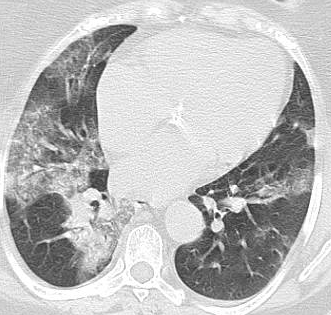
#> input picture images/Covid (1000).png, 331 x 315 px; its folder holds only this picture in this run
$ python 'CLAHE VS HISTOGRAM.py'
#> lines starting #> are read from the running program, lines starting #| are printed output that depends on the picture
import numpy as np
import matplotlib.pyplot as plt
import os
import imageio.v2 as imageio
from skimage.measure import shannon_entropy
from skimage.metrics import structural_similarity as ssim
from math import log10

# --- KERNEL MATRICES (Defined once globally) ---
gaussian_kernel = (1/16) * np.array([
    [1, 2, 1],
    [2, 4, 2],
    [1, 2, 1]
])

sharpen_kernel = np.array([
    [0, -1, 0],
    [-1, 5, -1],
    [0, -1, 0]
])

# --- IMAGE PROCESSING FUNCTIONS ---

def convolve2d(image, kernel):
    """Applies a 2D convolution to an image using a given kernel."""
    ih, iw = image.shape
    kh, kw = kernel.shape
    pad_h = kh // 2
    pad_w = kw // 2

    padded = np.pad(image, ((pad_h, pad_h), (pad_w, pad_w)), mode='constant', constant_values=0)
    output = np.zeros_like(image, dtype=np.float32)

    kernel_flipped = np.flipud(np.fliplr(kernel))

    for y in range(ih):
        for x in range(iw):
            roi = padded[y:y+kh, x:x+kw]
            output[y, x] = np.sum(roi * kernel_flipped)

    output = np.clip(output, 0, 255).astype(np.uint8)
    return output

def histogram_equalization(img):
    """Performs global histogram equalization on a grayscale image."""
    height, width = img.shape
    hist = [0]*256
    for y in range(height):
        for x in range(width):
            hist[img[y,x]] += 1

    cdf_arr = [0]*256
    cdf_arr[0] = hist[0]
    for i in range(1, 256):
        cdf_arr[i] = cdf_arr[i-1] + hist[i]

    # Find the first non-zero CDF value
    cdf_min = next((x for x in cdf_arr if x != 0), 0)
    total_pixels = height * width
    if total_pixels - cdf_min == 0: # Avoid division by zero
        return img.copy()

    output = np.zeros_like(img, dtype=np.uint8)
    for y in range(height):
        for x in range(width):
            pixel_val = img[y,x]
            cdf_val = cdf_arr[pixel_val]
            eq_val = round(((cdf_val - cdf_min) / (total_pixels - cdf_min)) * 255)
            output[y,x] = eq_val
    return output

def clip_histogram(hist, clip_limit_count):
    """Clips the histogram at a specific limit and redistributes the excess."""
    excess = 0
    for i in range(256):
        if hist[i] > clip_limit_count:
            excess += hist[i] - clip_limit_count
            hist[i] = int(clip_limit_count)

    # Redistribute the excess evenly
    excess = int(excess)
    redistribute = excess // 256
    remainder = excess % 256

    for i in range(256):
        hist[i] += redistribute
    for i in range(remainder):
        hist[i] += 1
    return hist

def cdf(hist):
    """Calculates the cumulative distribution function from a histogram."""
    cdf_arr = [0]*256
    cdf_arr[0] = hist[0]
    for i in range(1, 256):
        cdf_arr[i] = cdf_arr[i-1] + hist[i]
    return cdf_arr

def cdf_lookup(cdf_tile, pixel_val):
    """Maps a pixel value using a given CDF lookup table."""
    cdf_min = next((x for x in cdf_tile if x != 0), 0)
    total = cdf_tile[-1]

    if total - cdf_min == 0: # Avoid division by zero
        return pixel_val

    val = round(((cdf_tile[pixel_val] - cdf_min) / (total - cdf_min)) * 255)
    return max(0, min(255, val))

def bilinear_interpolation(v00, v01, v10, v11, dx, dy):
    """Performs bilinear interpolation."""
    top = v00 * (1 - dx) + v01 * dx
    bottom = v10 * (1 - dx) + v11 * dx
    return round(top * (1 - dy) + bottom * dy)

def clahe(img, clip_limit=0.01, tile_grid_size=(8, 8)):
    """Applies Contrast Limited Adaptive Histogram Equalization (CLAHE)."""
    h, w = img.shape
    n_tiles_y, n_tiles_x = tile_grid_size
    tile_h = h // n_tiles_y
    tile_w = w // n_tiles_x

    # Calculate CDF for each tile
    cdfs = []
    for i in range(n_tiles_y):
        row_cdfs = []
        y0 = i * tile_h
        y1 = h if i == n_tiles_y - 1 else (i + 1) * tile_h
        for j in range(n_tiles_x):
            x0 = j * tile_w
            x1 = w if j == n_tiles_x - 1 else (j + 1) * tile_w
            tile = img[y0:y1, x0:x1]

            if tile.size == 0: continue

            hist = [0]*256
            for y_tile in range(tile.shape[0]):
                for x_tile in range(tile.shape[1]):
                    hist[tile[y_tile, x_tile]] += 1

            # FIX: Cast clip_limit_count to an integer to prevent float errors.
            # This is the line that solves the 'float object cannot be interpreted as an integer' error.
            clip_limit_count = int(clip_limit * tile.size)

            hist = clip_histogram(hist, clip_limit_count)
            cdf_tile = cdf(hist)
            row_cdfs.append(cdf_tile)
        cdfs.append(row_cdfs)

    # Perform interpolation
    output = np.zeros_like(img, dtype=np.uint8)
    for y in range(h):
        ty = (y + 0.5) / tile_h - 0.5
        i = int(np.floor(ty))
        dy = ty - i
        i0 = max(0, min(i, n_tiles_y - 1))
        i1 = max(0, min(i + 1, n_tiles_y - 1))

        for x in range(w):
            tx = (x + 0.5) / tile_w - 0.5
            j = int(np.floor(tx))
            dx = tx - j
            j0 = max(0, min(j, n_tiles_x - 1))
            j1 = max(0, min(j + 1, n_tiles_x - 1))

            pixel_val = img[y, x]

            v00 = cdf_lookup(cdfs[i0][j0], pixel_val)
            v01 = cdf_lookup(cdfs[i0][j1], pixel_val)
            v10 = cdf_lookup(cdfs[i1][j0], pixel_val)
            v11 = cdf_lookup(cdfs[i1][j1], pixel_val)

            val = bilinear_interpolation(v00, v01, v10, v11, dx, dy)
            output[y, x] = val

    return output

# --- EVALUATION AND UTILITY FUNCTIONS ---

def psnr(img1, img2):
    """Calculates the Peak Signal-to-Noise Ratio between two images."""
    mse = np.mean((img1.astype(np.float32) - img2.astype(np.float32))**2)
    if mse == 0:
        return float('inf')
    PIXEL_MAX = 255.0
    return 10 * log10((PIXEL_MAX**2) / mse)

def evaluate_image(image, reference=None):
    """Calculates and returns a dictionary of image quality metrics."""
    metrics = {
        'Entropy': shannon_entropy(image),
        'RMS Contrast': np.sqrt(np.mean((image - np.mean(image))**2)),
        'PSNR': None,
        'SSIM': None
    }
    if reference is not None:
        metrics['PSNR'] = psnr(reference, image)
        metrics['SSIM'] = ssim(reference, image, data_range=image.max() - image.min())
    return metrics

def save_plot_comparison(images, titles, filename, output_folder, metrics_list):
    """Saves a plot comparing images, their histograms, and quality metrics."""
    # Modify to include sharpened image
    if len(images) == 3:  # Original array has [original, he, clahe]
        # We need to add the sharpened image which should be processed before calling this function
        blurred = convolve2d(images[0], gaussian_kernel)
        sharpened = convolve2d(blurred, sharpen_kernel)

        # Create new arrays with all 4 images
        all_images = [images[0], sharpened, images[1], images[2]]
        all_titles = ['Original', 'Gaussian+Sharpened', 'Histogram Equalization', 'CLAHE']

        # Add sharpened metrics
        sharp_metrics = evaluate_image(sharpened, reference=images[0])
        all_metrics = [metrics_list[0], sharp_metrics, metrics_list[1], metrics_list[2]]
    else:
        # If already has 4 images, use as-is
        all_images = images
        all_titles = titles
        all_metrics = metrics_list

    # Create a 2x4 grid (2 rows, 4 columns)
    fig, axes = plt.subplots(2, 4, figsize=(16, 8), gridspec_kw={'height_ratios': [3, 1]})

    for i in range(4):  # Loop through the 4 images
        metrics = all_metrics[i]
        title_text = f"{all_titles[i]}\nEntropy: {metrics['Entropy']:.2f} | RMS: {metrics['RMS Contrast']:.2f}"
        if metrics.get('PSNR') is not None:
            title_text += f"\nPSNR: {metrics['PSNR']:.2f} dB"
        if metrics.get('SSIM') is not None:
            title_text += f" | SSIM: {metrics['SSIM']:.4f}"

        axes[0, i].imshow(all_images[i], cmap='gray')
        axes[0, i].set_title(title_text, fontsize=10)
        axes[0, i].axis('off')
        axes[1, i].hist(all_images[i].ravel(), bins=256, range=[0, 256], color='gray')
        axes[1, i].set_title('Histogram')
        axes[1, i].set_xlim([0, 256])

    plt.tight_layout()
    os.makedirs(output_folder, exist_ok=True)
    save_path = os.path.join(output_folder, 'comparison_' + os.path.splitext(filename)[0] + '.png')
    plt.savefig(save_path, bbox_inches='tight', dpi=300)
    plt.close()
    print(f"[✓] Gambar perbandingan + histogram disimpan: {save_path}")

# --- MAIN EXECUTION ---

def main():
    """Main function to run the image processing pipeline."""
    input_folder = 'images'
    output_folder = 'results'

    if not os.path.exists(input_folder):
        os.makedirs(input_folder)
        print(f"[INFO] Folder '{input_folder}' tidak ditemukan. Folder telah dibuat.")
        print(f"[INFO] Silakan letakkan gambar Anda di dalam folder 'images' dan jalankan kembali skrip ini.")
        return

    image_files = [f for f in os.listdir(input_folder) if f.lower().endswith(('.jpg', '.jpeg', '.png'))]
    if not image_files:
        print(f"[WARN] Tidak ada gambar yang ditemukan di folder '{input_folder}'.")
        return

    for filename in image_files:
        try:
            path = os.path.join(input_folder, filename)
            img = imageio.imread(path)
#> img is the input picture: shape (315, 331, 4); mean R, G, B, A 189.6, 189.6, 189.6, 255
            if img.ndim == 3: # Convert to grayscale if it's a color image
                img = np.dot(img[..., :3], [0.2989, 0.5870, 0.1140]).astype(np.uint8)
#> img: shape (315, 331)

            # --- Processing Pipeline ---
            # 1. Apply Gaussian blur to the original image
            blurred = convolve2d(img, gaussian_kernel)
#> in convolve2d, `padded = np.pad(image, ((pad_h, pad_h), (pad_w, pad_w)), mode='constan..`:
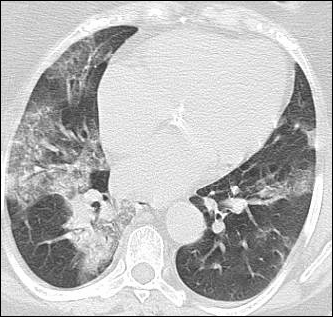
#> padded: shape (317, 333); min 0, max 254, mean 186.2

            # 2. Sharpen the blurred image
            sharpened = convolve2d(blurred, sharpen_kernel)
#> in convolve2d (call 2), `padded = np.pad(image, ((pad_h, pad_h), (pad_w, pad_w)), mode='constan..`:
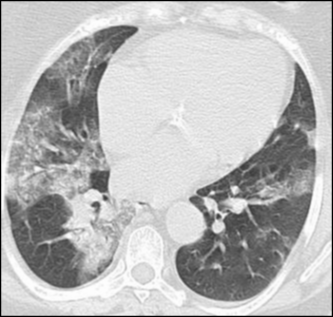
#> padded: shape (317, 333); min 0, max 254, mean 185.1
#> after the loop in convolve2d (call 2), `for y in range(ih):`:
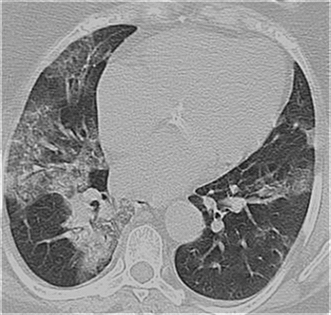
#> output: shape (315, 331) float32; min -7, max 341, mean 189.4; drawn with min black and max white
#> in convolve2d (call 2), `output = np.clip(output, 0, 255).astype(np.uint8)`:
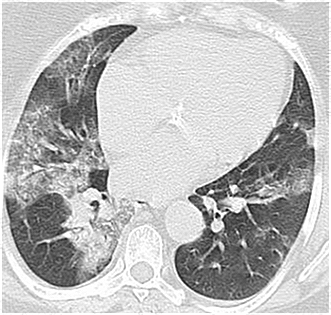
#> output: shape (315, 331); min 0, max 255, mean 188.7

            # 3. Apply histogram enhancement techniques on the sharpened image
            he_img = histogram_equalization(sharpened)
#> after the loop in histogram_equalization, `for y in range(height):`:
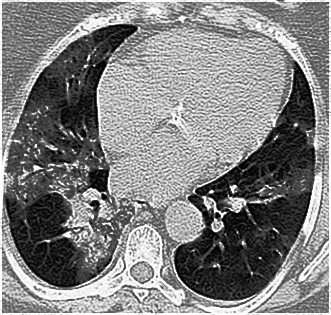
#> output: shape (315, 331); min 0, max 255, mean 128.8
            clahe_img = clahe(sharpened, clip_limit=0.01, tile_grid_size=(8, 8))
#> after the loop in clahe, `for i in range(n_tiles_y):`: cdfs = 8 items
#> the loop in clahe, `for y in range(h):` made 315 passes
#> after the loop in clahe, `for y in range(h):`:
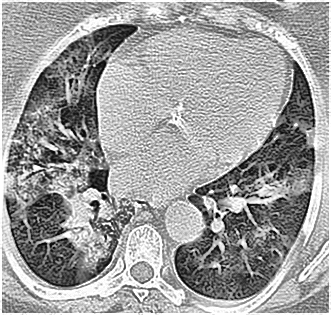
#> output: shape (315, 331); min 0, max 255, mean 158.1

            # All 4 images and their titles
            images = [img, sharpened, he_img, clahe_img]
            titles = ['Original', 'Gaussian+Sharpened', 'HE', 'CLAHE']

            # --- Evaluation ---
            metrics_list = []
            metrics_list.append(evaluate_image(img))
            metrics_list.append(evaluate_image(sharpened, reference=img))
            metrics_list.append(evaluate_image(he_img, reference=img))
            metrics_list.append(evaluate_image(clahe_img, reference=img))

            print(f"\n[INFO] Evaluasi untuk: {filename}")
            for title, metrics in zip(titles, metrics_list):
                print(f"{title}: Entropy={metrics['Entropy']:.2f}, RMS={metrics['RMS Contrast']:.2f}"
                      + (f", PSNR={metrics['PSNR']:.2f} dB" if metrics.get('PSNR') is not None else "")
                      + (f", SSIM={metrics['SSIM']:.4f}" if metrics.get('SSIM') is not None else ""))
#> this loop made 4 passes
#> title on passes 1 to 4: 'Original', 'Gaussian+Sharpened', 'HE', 'CLAHE'
#| Original: Entropy=7.13, RMS=54.44
#| Gaussian+Sharpened: Entropy=7.19, RMS=57.81, PSNR=27.69 dB, SSIM=0.9041
#| HE: Entropy=6.94, RMS=74.55, PSNR=11.37 dB, SSIM=0.5350
#| CLAHE: Entropy=7.68, RMS=62.80, PSNR=15.18 dB, SSIM=0.6374

            # --- Display the four images with evaluation metrics ---
            fig, axes = plt.subplots(2, 2, figsize=(12, 10))
            axes = axes.flatten()

            for i, (image, title, metrics) in enumerate(zip(images, titles, metrics_list)):
                axes[i].imshow(image, cmap='gray')
                metric_text = f"Entropy: {metrics['Entropy']:.2f} | RMS: {metrics['RMS Contrast']:.2f}"
                if metrics.get('PSNR') is not None:
                    metric_text += f"\nPSNR: {metrics['PSNR']:.2f} dB"
                if metrics.get('SSIM') is not None:
                    metric_text += f" | SSIM: {metrics['SSIM']:.4f}"
                axes[i].set_title(f"{title}\n{metric_text}", fontsize=10)
                axes[i].axis('off')

            plt.tight_layout()
            plt.show()

            # Save the comparison plot with all 4 images
            save_plot_comparison(images, titles, filename, output_folder, metrics_list)
#> in save_plot_comparison, `plt.savefig(save_path, bbox_inches='tight', dpi=300)`:
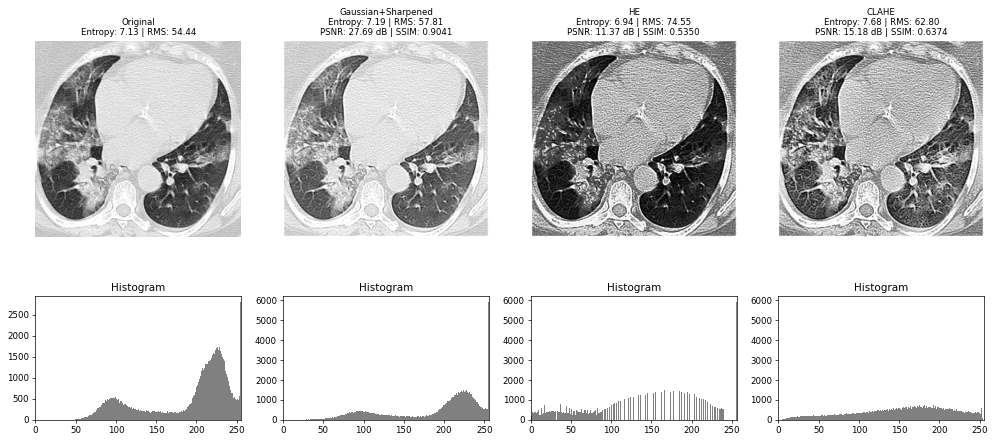
#> figure drawn by matplotlib, 8 panels; panel 5: tallest bar 2804 high, from x = 254 to 255; panel 6: tallest bar 5914 high, from x = 255 to 256; panel 7: tallest bar 5914 high, from x = 255 to 256; panel 8: tallest bar 5914 high, from x = 255 to 256

        except Exception as e:
            print(f"[ERROR] Gagal memproses gambar {filename}: {e}")

if __name__ == '__main__':
    main()
